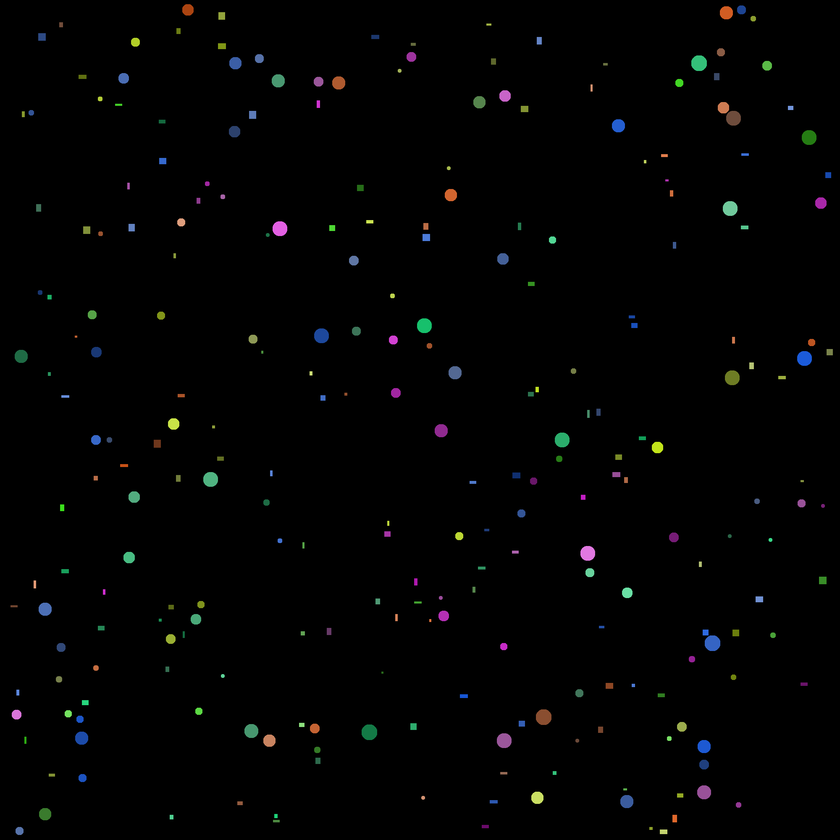
#> input picture figures_and_colors/balls_and_rects.png, 840 x 840 px, shrunk from 2000 x 2000 before the run
$ python main.py
#> lines starting #> are read from the running program, lines starting #| are printed output that depends on the picture; after the words box and inside, x2 and y2 are one past the last pixel; in counts of white or black regions, pixels touching at a corner belong together
import numpy as np
import matplotlib.pyplot as plt
from skimage.morphology import label
from collections import defaultdict
from skimage.measure import regionprops


def truncate(values, decimals):
    factor = 10 ** decimals
    return np.floor(values * factor) / factor


image = plt.imread("balls_and_rects.png")
#> image is the input picture: shape (840, 840, 3) float32; mean R, G, B 0.00815, 0.00929, 0.00893

rounded_image = truncate(image, 1)

colors = np.unique(rounded_image.reshape(-1, rounded_image.shape[-1]), axis=0)
#> colors = 286 rows, first 8: [0, 0, 0], [0, 0, 0.1], [0, 0, 0.2], [0, 0.1, 0], [0, 0.1, 0.1], [0, 0.1, 0.2], [0, 0.1, 0.3], [0, 0.1, 0.4]

c = defaultdict(lambda: 0)
r = defaultdict(lambda: 0)

for i in colors[1:]:
    key = ", ".join([str(j) for j in i])
    mask = np.all(rounded_image == i, axis=-1)
    labeled = label(mask)
    regions = regionprops(labeled)

    for reg in regions:
        if reg.eccentricity == 0:
            c[key] += 1
        else:
            r[key] += 1
#> this loop made 285 passes
#> pass 1, `mask = np.all(rounded_image == i, axis=-1)`:
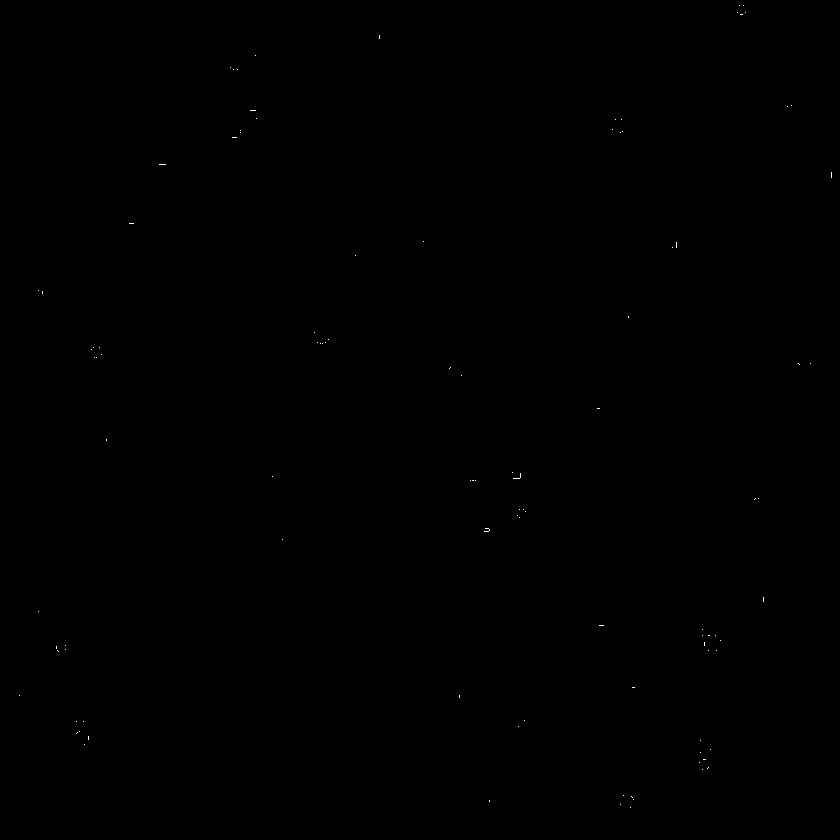
#> mask: shape (840, 840) bool; 0.03% white in thin lines or dots
#> after the loop: labeled: shape (840, 840) int32; 5 distinct labels, from 0 to 4
#> after the loop: mask: shape (840, 840) bool; 0% white in thin lines or dots, all inside (x1, y1, x2, y2) = (34, 85, 592, 588)
#> after the loop, c = 260 items; r = 242 items

print("Circles:", "\n", dict(c))
#> (printed output is left out)
print("Rectangles:", "\n", dict(r))
#> (printed output is left out)
print(f"Total circles: {sum(c.values())}, total rectangles: {sum(r.values())}, total: {sum(c.values()) + sum(r.values())}")
print(f"Total colors: {len(colors)}")
